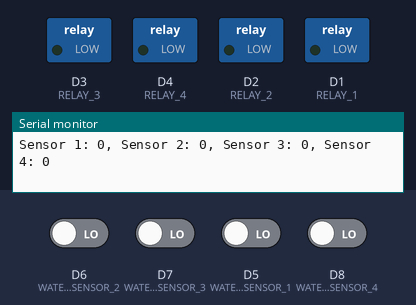
A sketch run on a simulated ESP8266 (NodeMCU). On the bench: switched loads named in the sketch (green lamp = pin HIGH), the last lines printed to the serial monitor. The inputs (shaded band) are chosen by the test bench; at power-on: D5 (WATER_SENSOR_1), D6 (WATER_SENSOR_2), D7 (WATER_SENSOR_3), D8 (WATER_SENSOR_4) LOW.

Above: at 2.8 s.
2.9 s: D6 (WATER_SENSOR_2) driven HIGH
At 3.3 s:
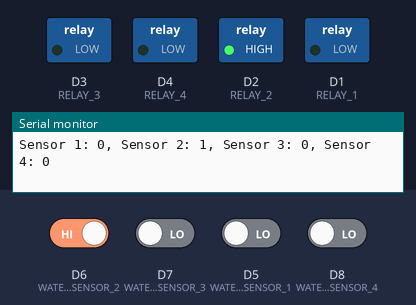
4.5 s: D7 (WATER_SENSOR_3) driven HIGH
At 6.1 s:
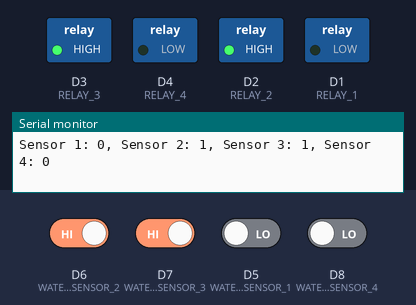
6.5 s: D5 (WATER_SENSOR_1) driven HIGH
At 7.6 s:
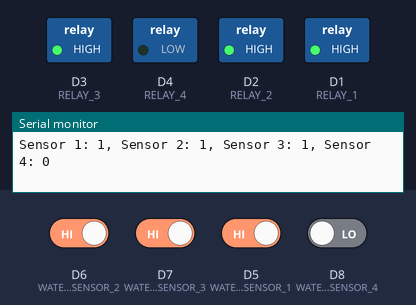
8.5 s: D8 (WATER_SENSOR_4) driven HIGH
At 10.2 s:
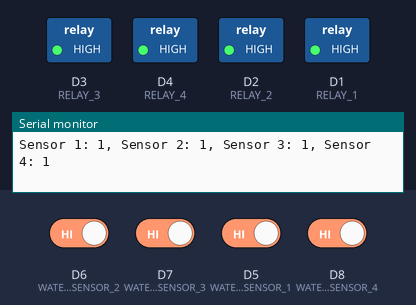
10.5 s: D6 (WATER_SENSOR_2) driven LOW
At 11.9 s:
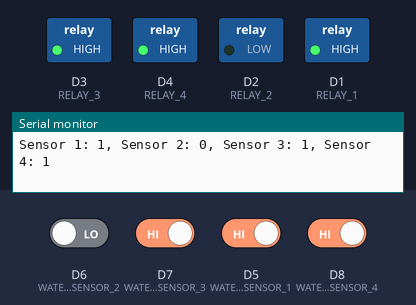
12.5 s: D7 (WATER_SENSOR_3) driven LOW
At 13.5 s:
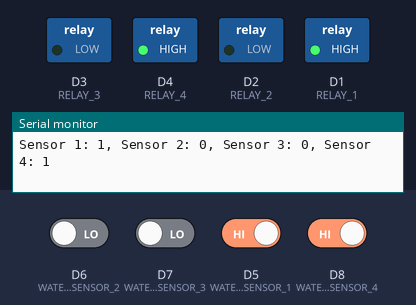
Timing chart, 0 to 15.5 s (numbered marks = the images above; inputs shaded):
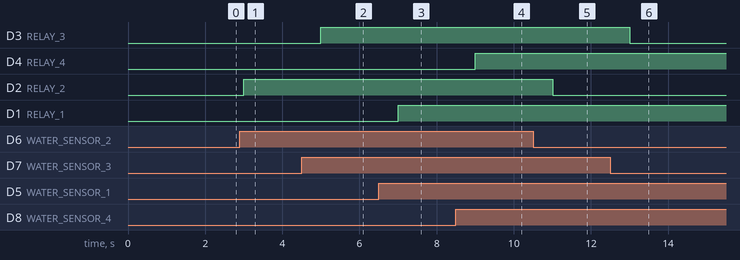

Measured:
- after the input at 2.9 s, D2 (RELAY_2): LOW → HIGH after 0.10 s
- after the input at 4.5 s, D3 (RELAY_3): LOW → HIGH after 0.50 s
- after the input at 6.5 s, D1 (RELAY_1): LOW → HIGH after 0.50 s
- after the input at 8.5 s, D4 (RELAY_4): LOW → HIGH after 0.50 s
- after the input at 10.5 s, D2 (RELAY_2): HIGH → LOW after 0.50 s
- after the input at 12.5 s, D3 (RELAY_3): HIGH → LOW after 0.51 s

The sketch:

water_pump_controller.ino
```cpp
// Define pins for water level sensors
#define WATER_SENSOR_1 D5
#define WATER_SENSOR_2 D6
#define WATER_SENSOR_3 D7
#define WATER_SENSOR_4 D8

// Define pins for relays
#define RELAY_1 D1
#define RELAY_2 D2
#define RELAY_3 D3
#define RELAY_4 D4

void setup() {
  // Initialize serial communication for debugging
  Serial.begin(115200);

  // Set water level sensor pins as inputs
  pinMode(WATER_SENSOR_1, INPUT);
  pinMode(WATER_SENSOR_2, INPUT);
  pinMode(WATER_SENSOR_3, INPUT);
  pinMode(WATER_SENSOR_4, INPUT);

  // Set relay pins as outputs
  pinMode(RELAY_1, OUTPUT);
  pinMode(RELAY_2, OUTPUT);
  pinMode(RELAY_3, OUTPUT);
  pinMode(RELAY_4, OUTPUT);

  // Turn off all relays at start
  digitalWrite(RELAY_1, LOW);
  digitalWrite(RELAY_2, LOW);
  digitalWrite(RELAY_3, LOW);
  digitalWrite(RELAY_4, LOW);
}

void loop() {
  // Read water level sensor values
  int sensor1 = digitalRead(WATER_SENSOR_1);
  int sensor2 = digitalRead(WATER_SENSOR_2);
  int sensor3 = digitalRead(WATER_SENSOR_3);
  int sensor4 = digitalRead(WATER_SENSOR_4);

  // Print sensor values to serial monitor
  Serial.print("Sensor 1: "); Serial.print(sensor1);
  Serial.print(", Sensor 2: "); Serial.print(sensor2);
  Serial.print(", Sensor 3: "); Serial.print(sensor3);
  Serial.print(", Sensor 4: "); Serial.println(sensor4);

  // Control relays based on sensor values
  digitalWrite(RELAY_1, sensor1 == HIGH ? HIGH : LOW);
  digitalWrite(RELAY_2, sensor2 == HIGH ? HIGH : LOW);
  digitalWrite(RELAY_3, sensor3 == HIGH ? HIGH : LOW);
  digitalWrite(RELAY_4, sensor4 == HIGH ? HIGH : LOW);

  // Wait for a short time before next loop
  delay(1000);
}
```
